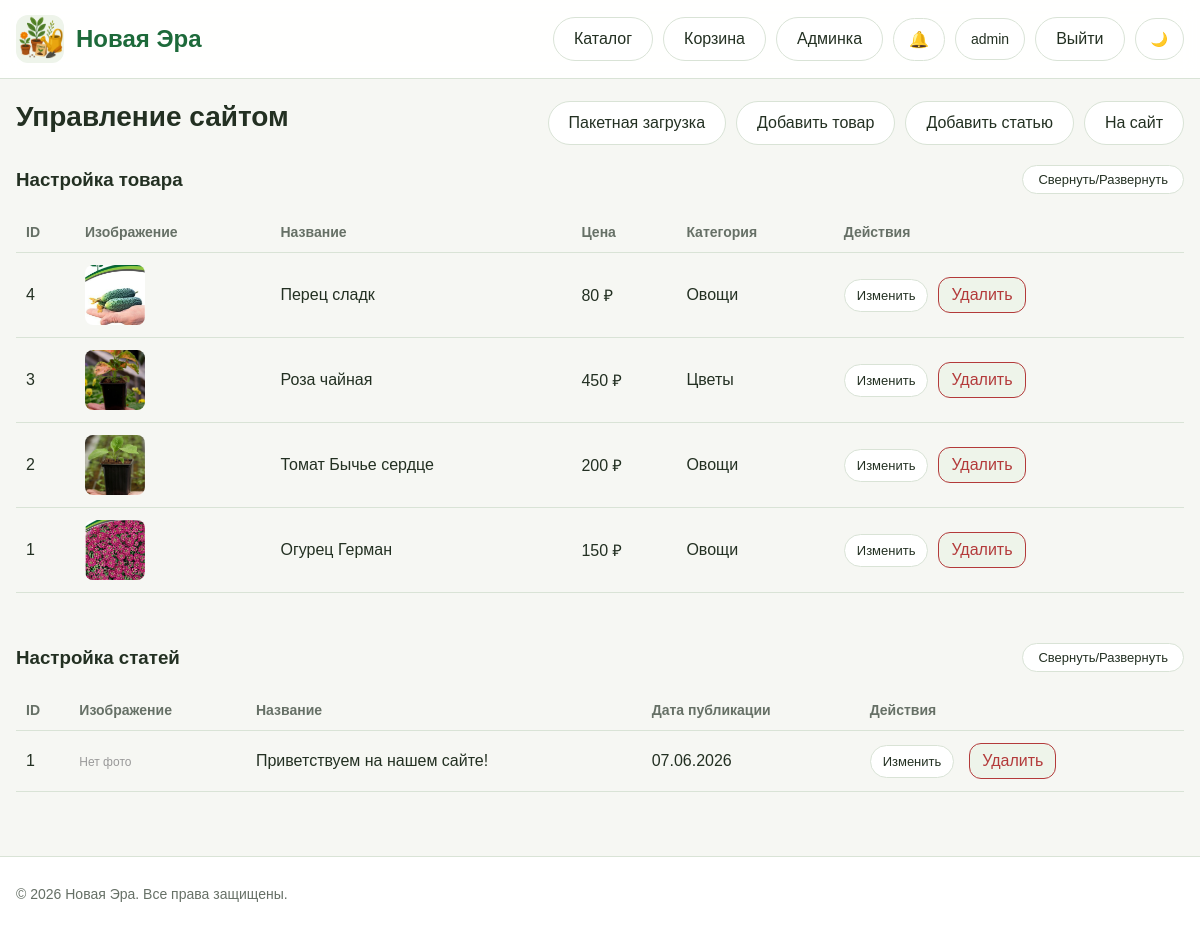
Page /admin (signed in) on the earlier database version.
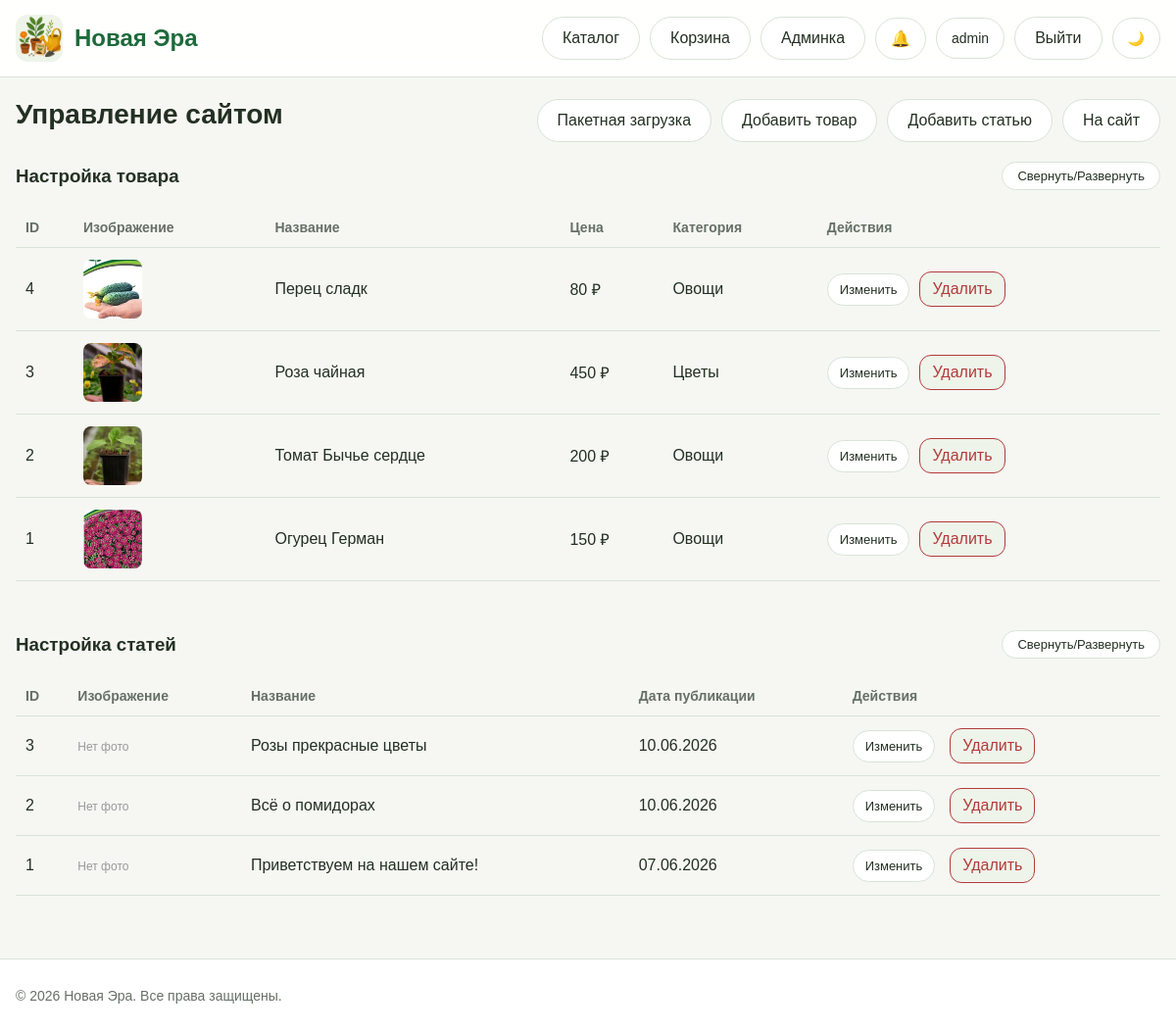
Same page on the later database version.
### models.py (models this page shows, shortened)
class User(UserMixin, db.Model):
    __tablename__ = "users"
    id = db.Column(db.Integer, primary_key=True)
    username = db.Column(db.String(80), unique=True, nullable=False, index=True)
    email = db.Column(db.String(120), unique=True, nullable=False, index=True)
    password_hash = db.Column(db.String(255), nullable=False)
    is_admin = db.Column(db.Boolean, default=False, nullable=False)
    created_at = db.Column(db.DateTime, default=datetime.utcnow, nullable=False)
    surname = db.Column(db.String(80), nullable=True)
    name = db.Column(db.String(80), nullable=True)
    patronymic = db.Column(db.String(80), nullable=True)
    favorite_products = db.relationship(
        'Product',
        secondary=favorites,
        backref=db.backref('favorited_by', lazy='dynamic'),
        lazy='dynamic')

class Product(db.Model):
    __tablename__ = "products"
    id = db.Column(db.Integer, primary_key=True)
    name = db.Column(db.String(200), nullable=False, index=True)
    description = db.Column(db.Text, nullable=False)
    price = db.Column(db.Float, nullable=False)
    image_url = db.Column(db.String(255), nullable=True)
    category_id = db.Column(db.Integer, db.ForeignKey("categories.id"), nullable=False)
    created_at = db.Column(db.DateTime, default=datetime.utcnow, nullable=False)
    category = db.relationship("Category", back_populates="products", lazy="selectin")
    extra_images = db.relationship('ProductImage',
                                   backref='product',
                                   lazy='dynamic',
                                   cascade='all, delete-orphan',
                                   order_by='ProductImage.order')

class Category(db.Model):
    __tablename__ = "categories"
    id = db.Column(db.Integer, primary_key=True)
    slug = db.Column(db.String(64), unique=True, nullable=False, index=True)
    name = db.Column(db.String(100), unique=True, nullable=False)
    products = db.relationship("Product", back_populates="category", cascade="all, delete-orphan", lazy="selectin")

class Post(db.Model):
    __tablename__ = 'post'
    id = db.Column(db.Integer, primary_key=True)
    title = db.Column(db.String(200), nullable=False)
    content = db.Column(db.Text, nullable=False)
    date_posted = db.Column(db.DateTime, default=datetime.now)
    image_post = db.Column(db.String(255))
    product_id = db.Column(db.Integer, db.ForeignKey('products.id'), nullable=True)
    related_product = db.relationship('Product', backref='posts')

### routes.py (the view)
@bp.route("/admin")
@login_required
def admin():
    _admin_only()
    return render_template("admin.html", products=Product.query.order_by(Product.id.desc()).all(), posts=Post.query.order_by(Post.id.desc()).all())

### routes.py (called while the page is built)
@login_manager.user_loader
def load_user(user_id: str):
    try:
        return db.session.get(User, int(user_id))
    except:
        return None

def _admin_only():
    if not current_user.is_authenticated or not current_user.is_admin:
        abort(403)

### templates/admin.html (shortened to what this page needs)
{% extends "base.html" %}
{% block content %}
<div class="admin-head">
    <h1>Управление сайтом</h1>
    <div class="admin-actions">
        <a href="{{ url_for('main.bulk_upload') }}" class="top-link">Пакетная загрузка</a>
        <a href="{{ url_for('main.add_product') }}" class="top-link">Добавить товар</a>
        <a href="{{ url_for('main.add_post') }}" class="top-link">Добавить статью</a>
        <a href="{{ url_for('main.index') }}" class="top-link">На сайт</a>
    </div>
</div>
<div style="display: flex; justify-content: space-between; align-items: center; margin-bottom: 15px;">
    <h3 style="margin: 0;">Настройка товара</h3>
    <button onclick="toggleSection('products-table-wrap')" class="top-link" style="padding: 6px 15px; cursor: pointer; background: var(--surface); border: 1px solid var(--border); border-radius: 99px; font-size: 13px;">
        Свернуть/Развернуть
    </button>
</div>
<div id="products-table-wrap" class="table-wrap" style="transition: all 0.3s ease;">
    <table class="admin-table">
        <thead>
            <tr>
                <th>ID</th>
                <th>Изображение</th>
                <th>Название</th>
                <th>Цена</th>
                <th>Категория</th>
                <th>Действия</th>
            </tr>
        </thead>
        <tbody>
            {% for p in products %}
            <tr>
                <td data-label="ID">{{ p.id }}</td>
                <td data-label="Изображение">
                    {% if p.image_url %}
                        <img src="{{ p.image_url }}" style="width:60px;height:60px;object-fit:cover;border-radius:8px;">
                    {% endif %}
                </td>
                <td data-label="Название">{{ p.name }}</td>
                <td data-label="Цена">{{ "%.0f"|format(p.price) }} ₽</td>
                <td data-label="Категория">{{ p.category.name }}</td>
                <td data-label="Действия">
                    <div class="row-actions">
                        <a href="{{ url_for('main.edit_product', product_id=p.id) }}" class="top-link" style="padding:8px 12px;font-size:13px;">Изменить</a>
                        <form method="POST" action="{{ url_for('main.delete_product', product_id=p.id) }}" style="display:inline;" onsubmit="return confirm('Удалить товар?');">
                            <button type="submit" class="delete-mini">Удалить</button>
                        </form>
                    </div>
                </td>
            </tr>
            {% else %}
            <tr>
                <td colspan="6" class="empty-row">Товаров пока нет</td>
            </tr>
            {% endfor %}
        </tbody>
    </table>
</div>
<div class="admin-section" style="margin-top: 50px;">
    <div style="display: flex; justify-content: space-between; align-items: center; margin-bottom: 15px;">
        <h3 style="margin: 0;">Настройка статей</h3>
        <button onclick="toggleSection('posts-table-wrap')" class="top-link" style="padding: 6px 15px; cursor: pointer; background: var(--surface); border: 1px solid var(--border); border-radius: 99px; font-size: 13px;">
            Свернуть/Развернуть
        </button>
    </div>
    <div id="posts-table-wrap" class="table-wrap" style="transition: all 0.3s ease;">
        <table class="admin-table">
            <thead>
                <tr>
                    <th>ID</th>
                    <th>Изображение</th>
                    <th>Название</th>
                    <th>Дата публикации</th>
                    <th>Действия</th>
                </tr>
            </thead>
            <tbody>
                {% for post in posts %}
                <tr>
                    <td data-label="ID">{{ post.id }}</td>
                    <td data-label="Изображение">
                        {% if post.image_src %}
                            <img src="{{ post.image_src }}" style="width:60px; height:60px; object-fit:cover; border-radius:8px;">
                        {% else %}
                            <span style="font-size: 12px; color: #999;">Нет фото</span>
                        {% endif %}
                    </td>
                    <td data-label="Название">{{ post.title }}</td>
                    <td data-label="Дата публикации">{{ post.date_posted.strftime('%d.%m.%Y') }}</td>
                    <td data-label="Действия">
                        <div class="row-actions">
                            <a href="{{ url_for('main.edit_post', post_id=post.id) }}" class="top-link" style="padding:8px 12px; font-size:13px; margin-right: 5px;">
                                Изменить
                            </a>
                            <form method="POST" action="{{ url_for('main.delete_post', post_id=post.id) }}" style="display:inline;" onsubmit="return confirm('Вы уверены, что хотите удалить эту статью?');">
                                <button type="submit" class="delete-mini">Удалить</button>
                            </form>
                        </div>
                    </td>
                </tr>
                {% else %}
                <tr>
                    <td colspan="5" style="text-align: center; padding: 20px; color: #999;">Статей пока нет.</td>
                </tr>
                {% endfor %}
            </tbody>
        </table>
    </div>
</div>
{% endblock %}

### templates/base.html (shortened to what this page needs)
<!DOCTYPE html>
<html lang="ru">
<head>
    <link rel="stylesheet" href="{{ url_for('static', filename='css/style.css') }}">
</head>
<body>
<header class="header">
    <div class="container header-inner">
        <div class="logo">
            <a href="{{ url_for('main.index') }}" style="display:flex;align-items:center;gap:12px;">
                <img src="{{ url_for('static', filename='images/icon.png') }}" alt="Logo" style="width:48px;height:48px;border-radius:12px;">
                <div class="logo-text">
                    <div class="title" style="color:var(--brand);">{{ brand_name }}</div>
                </div>
            </a>
        </div>
        <nav class="top-nav">
            <a href="{{ url_for('main.index') }}" class="top-link">Каталог</a>
            <a href="{{ url_for('main.basket') }}" class="top-link">Корзина</a>
            {% if current_user.is_authenticated %}
                {% if current_user.is_admin %}
                    <a href="{{ url_for('main.admin') }}" class="top-link">Админка</a>
                {% endif %}
                <div class="notif-bell-wrapper" id="notifBellWrapper">
                    <button class="notif-bell-btn" id="notifBellBtn" type="button" title="Уведомления о заказах">
                        🔔
                    </button>
                </div>
                <a href="{{ url_for('main.profile') }}" class="profile-btn">{{ current_user.username }}</a>
                <a href="{{ url_for('main.logout') }}" class="top-link">Выйти</a>
            {% else %}
                <a href="{{ url_for('main.login') }}" class="top-link">Войти</a>
            {% endif %}
            <button id="themeToggle" class="theme-toggle" type="button">🌙</button>
        </nav>
    </div>
</header>
<main class="main-content container">
    {% block content %}{% endblock %}
</main>
<footer class="footer">
    <div class="container footer-inner">
        <p>© 2026 {{ brand_name }}. Все права защищены.</p>
    </div>
</footer>
</body>
</html>

### static/css/style.css (style rules this page uses)
:root { --bg: #f6f7f3; --surface: #ffffff; --surface-soft: #eef4ea; --text: #233022; --muted: #667066; --brand: #1d6a3a; --brand-dark: #14552d; --border: #d9e3d6; --shadow: 0 12px 30px rgba(16, 48, 26, 0.08); --error: #b33a3a; --warning: #b46f0b; --success: #2a7d46; }
*, *::before, *::after { box-sizing: border-box; }
html { scroll-behavior: smooth; }
body { margin: 0; font-family: Arial, Helvetica, sans-serif; background: var(--bg); color: var(--text); }
a { color: inherit; text-decoration: none; }
img { max-width: 100%; display: block; }
button, input, select, textarea { font: inherit; }
.container { width: min(1180px, calc(100% - 32px)); margin: 0 auto; }
.main-content { padding: 22px 0 40px; }
.header { position: sticky; top: 0; z-index: 20; background: color-mix(in srgb, var(--surface) 92%, transparent); backdrop-filter: blur(10px); border-bottom: 1px solid var(--border); }
.header-inner { min-height: 78px; display: flex; align-items: center; justify-content: space-between; gap: 20px; }
.logo { display: flex; align-items: center; gap: 12px; min-width: 0; }
.logo img { width: 52px; height: 52px; border-radius: 16px; object-fit: cover; background: var(--surface-soft); }
.logo-text { min-width: 0; }
.title { font-size: 24px; font-weight: 800; line-height: 1.1; }
.top-nav { display: flex; align-items: center; gap: 10px; flex-wrap: wrap; justify-content: flex-end; }
.top-link { background: var(--surface); color: var(--text); border: 1px solid var(--border); padding: 12px 20px; border-radius: 999px; text-decoration: none; display: inline-flex; align-items: center; font-weight: 500; transition: all 0.2s ease; }
.footer { border-top: 1px solid var(--border); background: var(--surface); margin-top: 24px; }
.footer-inner { min-height: 74px; display: flex; align-items: center; color: var(--muted); font-size: 14px; }
.admin-head { display: flex; align-items: flex-start; justify-content: space-between; gap: 16px; flex-wrap: wrap; margin-bottom: 20px; }
.admin-head h1 { margin: 0; font-size: 28px; }
.admin-actions { display: flex; gap: 10px; flex-wrap: wrap; justify-content: flex-end; }
.table-wrap { overflow-x: auto; margin-top: 18px; }
.admin-table { width: 100%; border-collapse: collapse; }
.admin-table th, .admin-table td { padding: 12px 10px; text-align: left; border-bottom: 1px solid var(--border); vertical-align: middle; }
.admin-table th { font-size: 14px; color: var(--muted); white-space: nowrap; }
.row-actions { display: flex; gap: 10px; flex-wrap: wrap; align-items: center; }
.delete-mini { background: var(--surface-soft); border: 1px solid var(--error); color: var(--error); padding: 8px 12px; border-radius: 12px; cursor: pointer; }
.theme-toggle, .profile-btn { border: 1px solid var(--border); background: var(--surface); color: var(--text); border-radius: 999px; padding: 11px 15px; min-height: 42px; display: inline-flex; align-items: center; justify-content: center; cursor: pointer; font-size: 14px; transition: all 0.2s ease; }
.notif-bell-wrapper { position: relative; display: inline-flex; }
.notif-bell-btn { position: relative; border: 1px solid var(--border); background: var(--surface); color: var(--text); border-radius: 999px; padding: 11px 15px; min-height: 42px; display: inline-flex; align-items: center; justify-content: center; cursor: pointer; font-size: 16px; transition: all 0.2s ease; gap: 0; }

Differences in the rows shown:
added Post: id "3", title "Розы прекрасные цветы", date_posted "10.06.2026"
added Post: id "2", title "Всё о помидорах", date_posted "10.06.2026"
